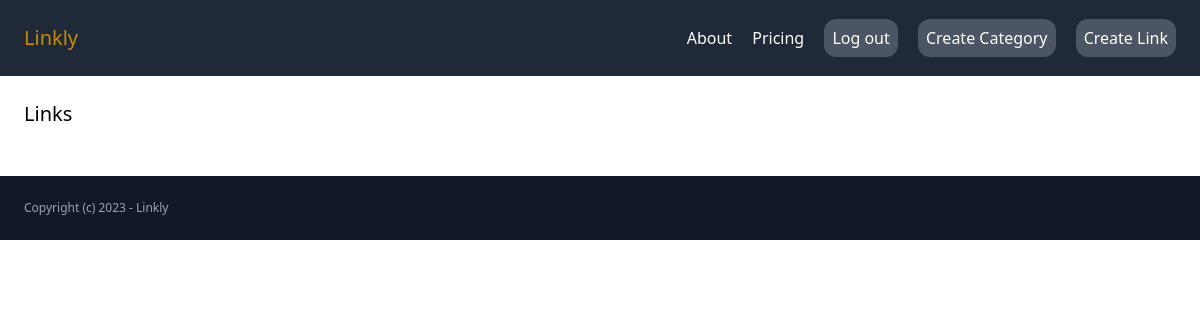
/link/links/ (signed in), run on an earlier commit of the app's database.
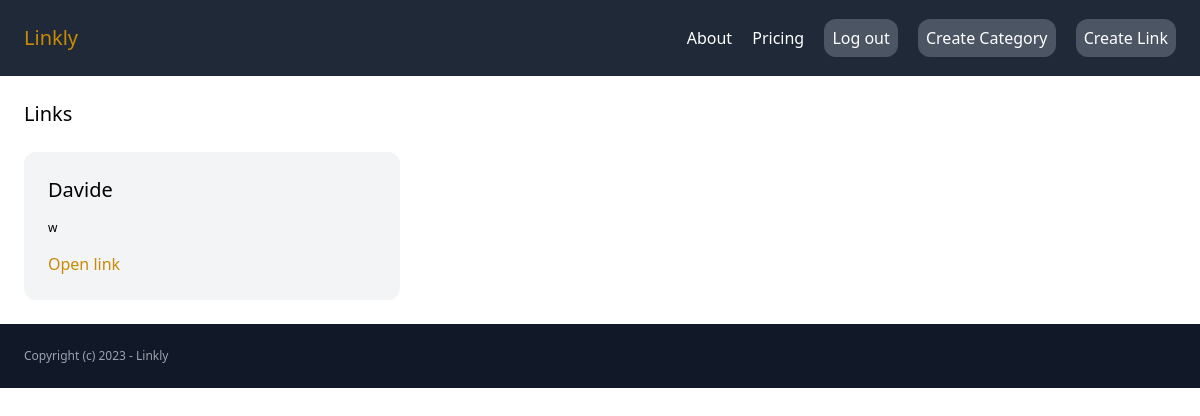
And on a later commit of the database.
### link/models.py (models this page shows, shortened)
class Link(models.Model):
    category = models.ForeignKey(Category, related_name='links', on_delete=models.CASCADE)
    name = models.CharField(max_length=225)
    decription = models.TextField(null=True, blank=True)
    url = models.CharField(max_length=225)
    created_by = models.ForeignKey(User, related_name="links", on_delete=models.CASCADE)
    created_at = models.DateField(auto_now_add=True)

### link/views.py (the view)
# urls.py: path("links/", views.links, name="links" ),
@login_required
def links(request):
    links = Link.objects.filter(created_by=request.user)
    return render(request, 'link/links.html', {'links': links})

### link/templates/link/links.html (shortened to what this page needs)
{% extends 'core/base.html' %}
{% block content %}
<h1 class="mb-6 text-xl">Links</h1>
<div class="grid grid-cols-3 gap-3">
{% for link in links %}
<div class="bg-gray-100 p-6 rounded-xl">
    <h2 class="text-xl mb-4">{{link.name}}</h2>
    {% if link.decription%}
    <p class="text-xs mb-4">{{link.decription}}</p>
    {% endif %}
    <a href="{{link.url}}" class="text-yellow-600" target="_blank">Open link</a>
</div>
{% endfor %}
</div>
{% endblock %}

### app/templates/core/base.html (shortened to what this page needs)
<!DOCTYPE html>
<html>
  <head>
    <script src="https://cdn.tailwindcss.com"></script>
  </head>
  <body>
    <nav class="p-6 bg-gray-800 flex items-center justify-between">
      <a href="/" class="text-xl text-yellow-600">Linkly</a>
      <div class="space-x-4">
        <a href="{% url 'about' %}" class="text-white">About</a>
        <a href="{% url 'pricing' %}" class="text-white">Pricing</a>
        {% if request.user.is_authenticated %}
        <a href="{% url 'logout' %}" class="bg-gray-600 text-white rounded-xl p-2">Log out</a>
        <a href="{% url 'create_category' %}" class="bg-gray-600 text-white rounded-xl p-2">Create Category</a>
        <a href="{% url 'create_link' %}" class="bg-gray-600 text-white rounded-xl p-2">Create Link</a>
        {% else %}
        <a href="{% url 'signup' %}" class="bg-yellow-600 text-white rounded-xl p-2">Sign Up</a>
        <a href="{% url 'login' %}" class="bg-gray-600 text-white rounded-xl p-2">Log in</a>
        {% endif%}
      </div>
    </nav>
    <main class="p-6">{% block content %} {% endblock %}</main>
    <footer class="bg-gray-900 p-6">
      <p class="text-xs text-gray-400">Copyright (c) 2023 - Linkly</p>
    </footer>
  </body>
</html>

What changed in the data, as far as the page shows it:
added Link: name "Davide", decription "w"
